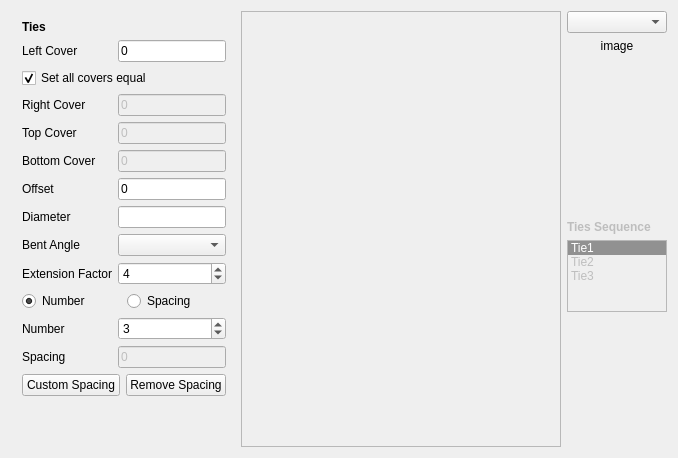
<?xml version="1.0" encoding="UTF-8"?>
<ui version="4.0">
 <class>Form</class>
 <widget class="QWidget" name="Form">
  <property name="geometry">
   <rect>
    <x>0</x>
    <y>0</y>
    <width>678</width>
    <height>458</height>
   </rect>
  </property>
  <property name="sizePolicy">
   <sizepolicy hsizetype="Preferred" vsizetype="Preferred">
    <horstretch>0</horstretch>
    <verstretch>0</verstretch>
   </sizepolicy>
  </property>
  <property name="windowTitle">
   <string>Form</string>
  </property>
  <layout class="QGridLayout" name="gridLayout" columnstretch="0,1,0">
   <item row="0" column="2">
    <layout class="QVBoxLayout" name="ties_configurationLayout">
     <item>
      <widget class="Gui::PrefComboBox" name="ties_configuration">
       <property name="sizePolicy">
        <sizepolicy hsizetype="Preferred" vsizetype="Preferred">
         <horstretch>0</horstretch>
         <verstretch>0</verstretch>
        </sizepolicy>
       </property>
       <property name="prefEntry" stdset="0">
        <cstring></cstring>
       </property>
       <property name="prefPath" stdset="0">
        <cstring></cstring>
       </property>
      </widget>
     </item>
     <item>
      <widget class="QLabel" name="ties_configurationImage">
       <property name="sizePolicy">
        <sizepolicy hsizetype="Expanding" vsizetype="Expanding">
         <horstretch>0</horstretch>
         <verstretch>0</verstretch>
        </sizepolicy>
       </property>
       <property name="text">
        <string>image</string>
       </property>
       <property name="scaledContents">
        <bool>false</bool>
       </property>
       <property name="alignment">
        <set>Qt::AlignHCenter|Qt::AlignTop</set>
       </property>
      </widget>
     </item>
     <item>
      <spacer name="verticalSpacer_2">
       <property name="orientation">
        <enum>Qt::Vertical</enum>
       </property>
       <property name="sizeType">
        <enum>QSizePolicy::Preferred</enum>
       </property>
       <property name="sizeHint" stdset="0">
        <size>
         <width>20</width>
         <height>40</height>
        </size>
       </property>
      </spacer>
     </item>
     <item>
      <widget class="QLabel" name="ties_sequenceLabel">
       <property name="enabled">
        <bool>false</bool>
       </property>
       <property name="font">
        <font>
         <weight>75</weight>
         <bold>true</bold>
        </font>
       </property>
       <property name="toolTip">
        <string>Adjust by dragging items</string>
       </property>
       <property name="text">
        <string>Ties Sequence</string>
       </property>
      </widget>
     </item>
     <item>
      <widget class="QListWidget" name="ties_sequenceListWidget">
       <property name="enabled">
        <bool>false</bool>
       </property>
       <property name="sizePolicy">
        <sizepolicy hsizetype="Expanding" vsizetype="Preferred">
         <horstretch>0</horstretch>
         <verstretch>0</verstretch>
        </sizepolicy>
       </property>
       <property name="sizeAdjustPolicy">
        <enum>QAbstractScrollArea::AdjustToContents</enum>
       </property>
       <property name="dragDropMode">
        <enum>QAbstractItemView::InternalMove</enum>
       </property>
       <property name="currentRow">
        <number>0</number>
       </property>
       <item>
        <property name="text">
         <string>Tie1</string>
        </property>
       </item>
       <item>
        <property name="text">
         <string>Tie2</string>
        </property>
       </item>
       <item>
        <property name="text">
         <string>Tie3</string>
        </property>
       </item>
      </widget>
     </item>
     <item>
      <spacer name="verticalSpacer">
       <property name="orientation">
        <enum>Qt::Vertical</enum>
       </property>
       <property name="sizeHint" stdset="0">
        <size>
         <width>20</width>
         <height>40</height>
        </size>
       </property>
      </spacer>
     </item>
    </layout>
   </item>
   <item row="0" column="0">
    <widget class="QWidget" name="ties_dataWidget" native="true">
     <property name="enabled">
      <bool>true</bool>
     </property>
     <layout class="QVBoxLayout" name="verticalLayout_2">
      <property name="leftMargin">
       <number>2</number>
      </property>
      <property name="topMargin">
       <number>0</number>
      </property>
      <property name="rightMargin">
       <number>0</number>
      </property>
      <property name="bottomMargin">
       <number>0</number>
      </property>
      <item>
       <widget class="QWidget" name="ties_commomDataWidget" native="true">
        <layout class="QFormLayout" name="formLayout">
         <item row="0" column="0" colspan="2">
          <widget class="QLabel" name="ties_heading">
           <property name="font">
            <font>
             <weight>75</weight>
             <bold>true</bold>
            </font>
           </property>
           <property name="text">
            <string>Ties</string>
           </property>
          </widget>
         </item>
         <item row="1" column="0">
          <widget class="QLabel" name="ties_leftCoverLabel">
           <property name="text">
            <string>Left Cover</string>
           </property>
          </widget>
         </item>
         <item row="1" column="1">
          <widget class="Gui::InputField" name="ties_leftCover">
           <property name="text">
            <string>0 </string>
           </property>
           <property name="unit" stdset="0">
            <string notr="true"/>
           </property>
          </widget>
         </item>
         <item row="2" column="0" colspan="2">
          <widget class="QCheckBox" name="ties_allCoversEqual">
           <property name="text">
            <string>Set all covers equal</string>
           </property>
           <property name="checked">
            <bool>true</bool>
           </property>
          </widget>
         </item>
         <item row="3" column="0">
          <widget class="QLabel" name="ties_rightCoverLabel">
           <property name="text">
            <string>Right Cover</string>
           </property>
          </widget>
         </item>
         <item row="3" column="1">
          <widget class="Gui::InputField" name="ties_rightCover">
           <property name="enabled">
            <bool>false</bool>
           </property>
           <property name="text">
            <string>0 </string>
           </property>
           <property name="unit" stdset="0">
            <string notr="true"/>
           </property>
          </widget>
         </item>
         <item row="4" column="0">
          <widget class="QLabel" name="ties_topCoverLabel">
           <property name="text">
            <string>Top Cover</string>
           </property>
          </widget>
         </item>
         <item row="4" column="1">
          <widget class="Gui::InputField" name="ties_topCover">
           <property name="enabled">
            <bool>false</bool>
           </property>
           <property name="text">
            <string>0 </string>
           </property>
           <property name="unit" stdset="0">
            <string notr="true"/>
           </property>
          </widget>
         </item>
         <item row="5" column="0">
          <widget class="QLabel" name="ties_bottomCoverLabel">
           <property name="text">
            <string>Bottom Cover</string>
           </property>
          </widget>
         </item>
         <item row="5" column="1">
          <widget class="Gui::InputField" name="ties_bottomCover">
           <property name="enabled">
            <bool>false</bool>
           </property>
           <property name="text">
            <string>0 </string>
           </property>
           <property name="unit" stdset="0">
            <string notr="true"/>
           </property>
          </widget>
         </item>
         <item row="6" column="0">
          <widget class="QLabel" name="ties_offsetLabel">
           <property name="text">
            <string>Offset</string>
           </property>
          </widget>
         </item>
         <item row="6" column="1">
          <widget class="Gui::InputField" name="ties_offset">
           <property name="text">
            <string>0 </string>
           </property>
           <property name="unit" stdset="0">
            <string notr="true"/>
           </property>
          </widget>
         </item>
         <item row="11" column="0" colspan="2">
          <layout class="QHBoxLayout" name="horizontalLayout">
           <item>
            <widget class="Gui::PrefRadioButton" name="ties_number_radio">
             <property name="enabled">
              <bool>true</bool>
             </property>
             <property name="acceptDrops">
              <bool>false</bool>
             </property>
             <property name="text">
              <string>Number</string>
             </property>
             <property name="checked">
              <bool>true</bool>
             </property>
            </widget>
           </item>
           <item>
            <widget class="Gui::PrefRadioButton" name="ties_spacing_radio">
             <property name="text">
              <string>Spacing</string>
             </property>
            </widget>
           </item>
          </layout>
         </item>
         <item row="12" column="0">
          <widget class="QLabel" name="ties_numberLabel">
           <property name="text">
            <string>Number</string>
           </property>
          </widget>
         </item>
         <item row="12" column="1">
          <widget class="Gui::PrefSpinBox" name="ties_number">
           <property name="enabled">
            <bool>true</bool>
           </property>
           <property name="value">
            <number>3</number>
           </property>
          </widget>
         </item>
         <item row="13" column="0">
          <widget class="QLabel" name="ties_spacingLabel">
           <property name="text">
            <string>Spacing</string>
           </property>
          </widget>
         </item>
         <item row="13" column="1">
          <widget class="Gui::InputField" name="ties_spacing">
           <property name="enabled">
            <bool>false</bool>
           </property>
           <property name="text">
            <string>0 </string>
           </property>
           <property name="unit" stdset="0">
            <string notr="true"/>
           </property>
          </widget>
         </item>
         <item row="14" column="0" colspan="2">
          <layout class="QHBoxLayout" name="horizontalLayout_2">
           <item>
            <widget class="QPushButton" name="ties_customSpacing">
             <property name="enabled">
              <bool>true</bool>
             </property>
             <property name="sizePolicy">
              <sizepolicy hsizetype="Expanding" vsizetype="Fixed">
               <horstretch>0</horstretch>
               <verstretch>0</verstretch>
              </sizepolicy>
             </property>
             <property name="text">
              <string>Custom Spacing</string>
             </property>
            </widget>
           </item>
           <item>
            <widget class="QPushButton" name="ties_removeCustomSpacing">
             <property name="enabled">
              <bool>true</bool>
             </property>
             <property name="sizePolicy">
              <sizepolicy hsizetype="Expanding" vsizetype="Fixed">
               <horstretch>0</horstretch>
               <verstretch>0</verstretch>
              </sizepolicy>
             </property>
             <property name="text">
              <string>Remove Spacing</string>
             </property>
            </widget>
           </item>
          </layout>
         </item>
         <item row="8" column="0">
          <widget class="QLabel" name="ties_bentAngleLabel">
           <property name="text">
            <string>Bent Angle</string>
           </property>
          </widget>
         </item>
         <item row="8" column="1">
          <widget class="Gui::PrefComboBox" name="ties_bentAngle"/>
         </item>
         <item row="9" column="0">
          <widget class="QLabel" name="ties_extensionFactorLabel">
           <property name="text">
            <string>Extension Factor</string>
           </property>
          </widget>
         </item>
         <item row="9" column="1">
          <widget class="Gui::PrefSpinBox" name="ties_extensionFactor">
           <property name="value">
            <number>4</number>
           </property>
          </widget>
         </item>
         <item row="7" column="0">
          <widget class="QLabel" name="ties_diameterLabel">
           <property name="text">
            <string>Diameter</string>
           </property>
          </widget>
         </item>
         <item row="7" column="1">
          <widget class="Gui::InputField" name="ties_diameter">
           <property name="unit" stdset="0">
            <string notr="true"/>
           </property>
          </widget>
         </item>
        </layout>
       </widget>
      </item>
     </layout>
    </widget>
   </item>
   <item row="0" column="1">
    <widget class="QScrollArea" name="ties_scrollArea">
     <property name="sizePolicy">
      <sizepolicy hsizetype="Expanding" vsizetype="Expanding">
       <horstretch>0</horstretch>
       <verstretch>0</verstretch>
      </sizepolicy>
     </property>
     <property name="minimumSize">
      <size>
       <width>0</width>
       <height>0</height>
      </size>
     </property>
     <property name="sizeIncrement">
      <size>
       <width>0</width>
       <height>0</height>
      </size>
     </property>
     <property name="baseSize">
      <size>
       <width>0</width>
       <height>0</height>
      </size>
     </property>
     <property name="widgetResizable">
      <bool>true</bool>
     </property>
     <widget class="QWidget" name="scrollAreaWidgetContents_3">
      <property name="geometry">
       <rect>
        <x>0</x>
        <y>0</y>
        <width>260</width>
        <height>438</height>
       </rect>
      </property>
     </widget>
    </widget>
   </item>
  </layout>
 </widget>
 <customwidgets>
  <customwidget>
   <class>Gui::InputField</class>
   <extends>QLineEdit</extends>
   <header>Gui/InputField.h</header>
  </customwidget>
  <customwidget>
   <class>Gui::PrefSpinBox</class>
   <extends>QSpinBox</extends>
   <header>Gui/PrefWidgets.h</header>
  </customwidget>
  <customwidget>
   <class>Gui::PrefRadioButton</class>
   <extends>QRadioButton</extends>
   <header>Gui/PrefWidgets.h</header>
  </customwidget>
  <customwidget>
   <class>Gui::PrefComboBox</class>
   <extends>QComboBox</extends>
   <header>Gui/PrefWidgets.h</header>
  </customwidget>
 </customwidgets>
 <resources/>
 <connections/>
</ui>
